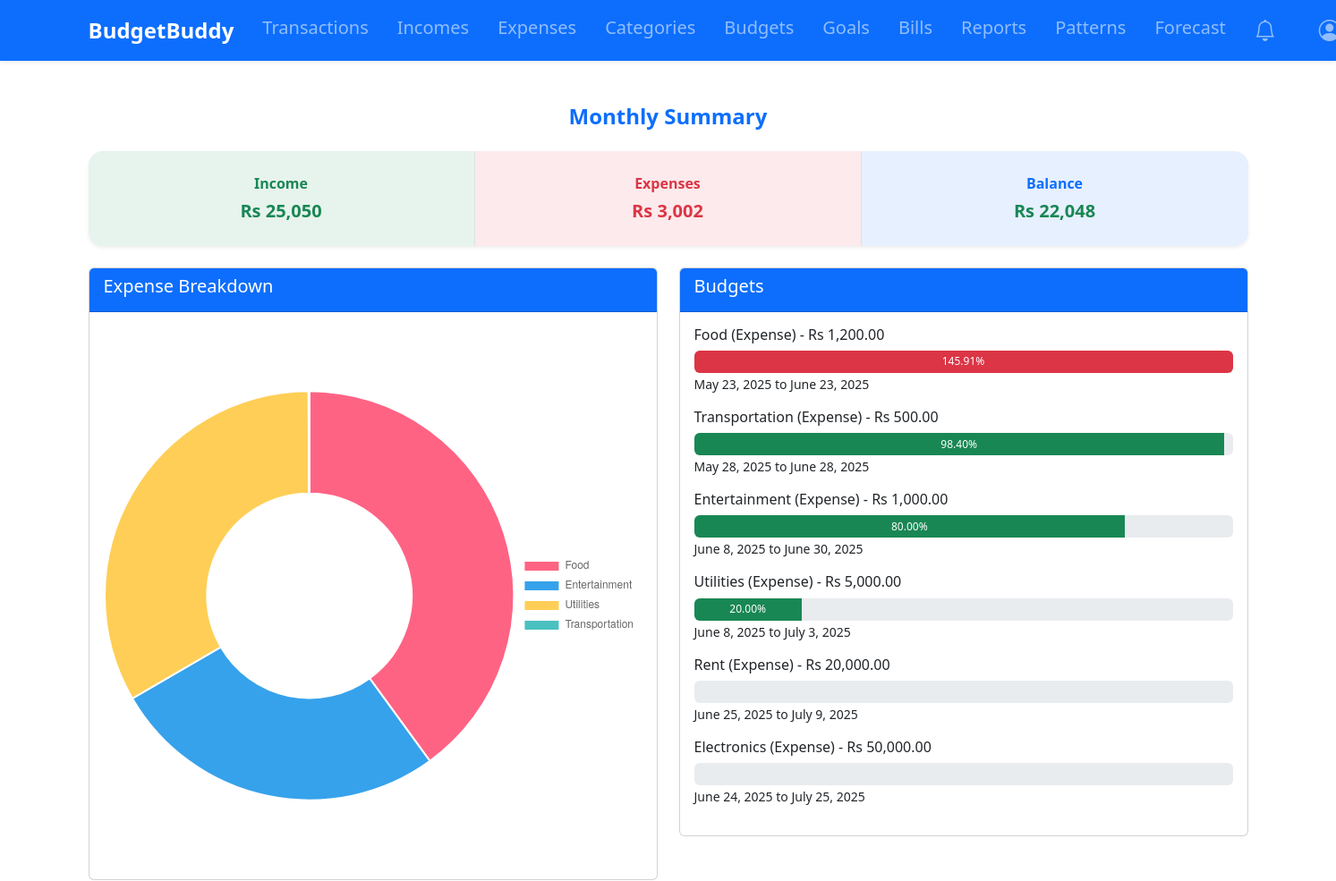
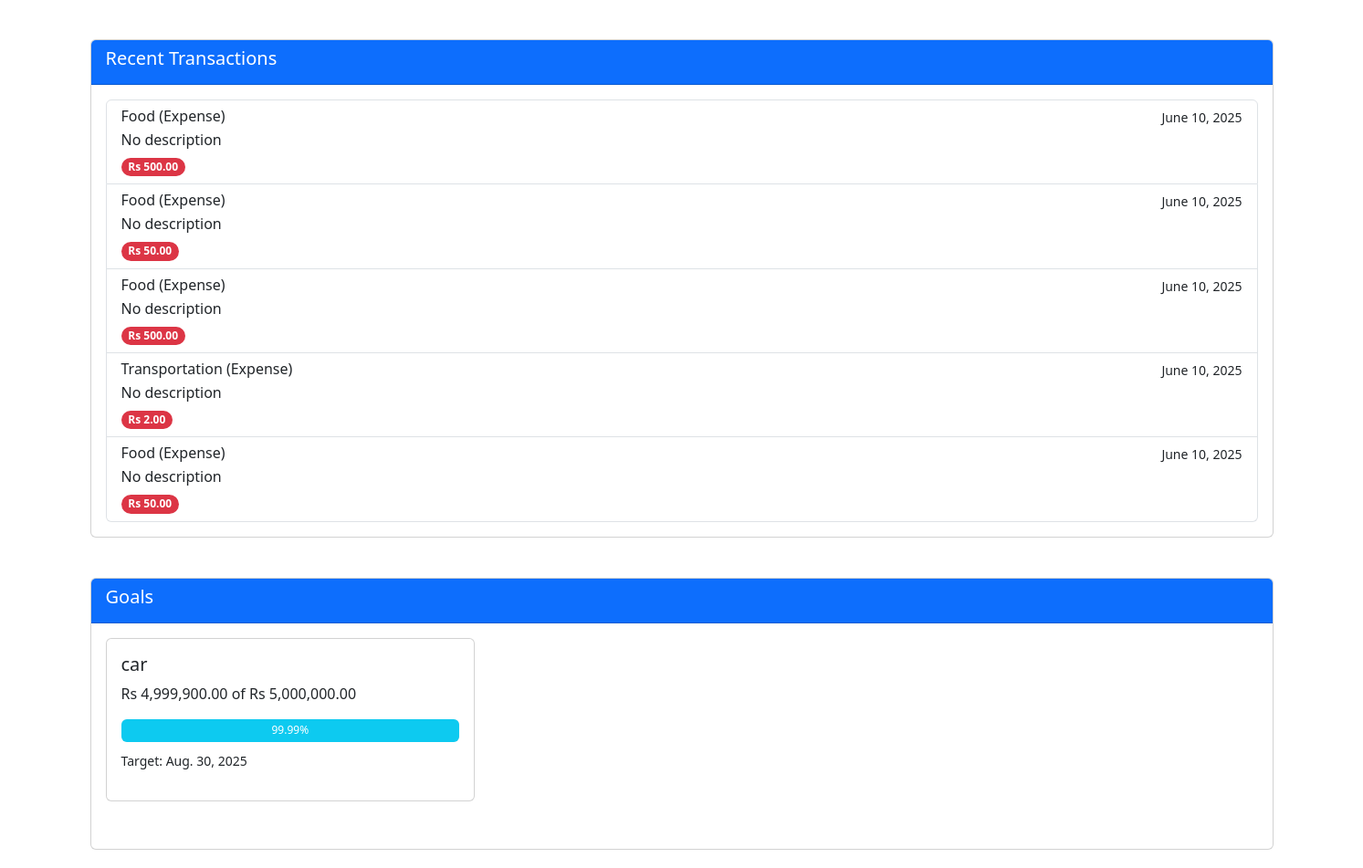
The app's page / (signed in) with its own data (2 pictures, top to bottom).
### tracker/models.py (models this page shows, shortened)
class Budget(models.Model):
    user = models.ForeignKey(User, on_delete=models.CASCADE)
    category = models.ForeignKey(Category, on_delete=models.CASCADE)
    amount = models.DecimalField(max_digits=10, decimal_places=2, validators=[MinValueValidator(0.01)])
    start_date = models.DateField()
    end_date = models.DateField()
    def progress(self):
        expenses = Transaction.objects.filter(
            user=self.user,
            category=self.category,
            date__gte=self.start_date,
            date__lte=self.end_date
        ).aggregate(total=models.Sum('amount'))['total'] or 0
        return (expenses / self.amount) * 100 if self.amount else 0

class Category(models.Model):
    name = models.CharField(max_length=100)
    user = models.ForeignKey(User, on_delete=models.CASCADE)
    CATEGORY_TYPES = [
        ('IN', 'Income'),
        ('EX', 'Expense'),
    ]
    category_type = models.CharField(max_length=2, choices=CATEGORY_TYPES)
    def __str__(self):
        return f"{self.name} ({self.get_category_type_display()})"

class Transaction(models.Model):
    user = models.ForeignKey(User, on_delete=models.CASCADE)
    amount = models.DecimalField(max_digits=10, decimal_places=2, validators=[MinValueValidator(0.01)])
    category = models.ForeignKey(Category, on_delete=models.CASCADE)
    date = models.DateField(default=timezone.now)
    description = models.TextField(blank=True, null=True)

class Goal(models.Model):
    user = models.ForeignKey(User, on_delete=models.CASCADE)
    name = models.CharField(max_length=100)
    target_amount = models.DecimalField(max_digits=10, decimal_places=2, validators=[MinValueValidator(0.01)])
    current_amount = models.DecimalField(max_digits=10, decimal_places=2, default=0)
    target_date = models.DateField()
    completed = models.BooleanField(default=False)
    created_at = models.DateTimeField(auto_now_add=True)
    def progress(self):
        return (self.current_amount / self.target_amount) * 100 if self.target_amount else 0

### tracker/views.py (the view)
# urls.py: path('', views.dashboard, name='dashboard'),
@login_required
def dashboard(request):
    recent_transactions = Transaction.objects.filter(user=request.user).order_by('-date')[:5]
    budgets = Budget.objects.filter(user=request.user, end_date__gte=timezone.now())
    goals = Goal.objects.filter(user=request.user, completed=False)
    today = timezone.now()
    month_start = today.replace(day=1)
    month_end = month_start + timedelta(days=32)
    month_end = month_end.replace(day=1) - timedelta(days=1)
    income = Transaction.objects.filter(
        user=request.user,
        category__category_type='IN',
        date__gte=month_start,
        date__lte=month_end
    ).aggregate(total=Sum('amount'))['total'] or 0
    expenses = Transaction.objects.filter(
        user=request.user,
        category__category_type='EX',
        date__gte=month_start,
        date__lte=month_end
    ).aggregate(total=Sum('amount'))['total'] or 0
    savings = income - expenses
    expense_categories = Category.objects.filter(user=request.user, category_type='EX')
    expense_data = []
    for category in expense_categories:
        total = Transaction.objects.filter(
            user=request.user,
            category=category,
            date__gte=month_start,
            date__lte=month_end
        ).aggregate(total=Sum('amount'))['total'] or 0
        if total > 0:
            expense_data.append({
                'category': category.name,
                'amount': float(total)
            })
    context = {
        'recent_transactions': recent_transactions,
        'budgets': budgets,
        'goals': goals,
        'income': income,
        'expenses': expenses,
        'savings': savings,
        'expense_data': json.dumps(expense_data),
    }
    return render(request, 'tracker/dashboard.html', context)

### templates/tracker/dashboard.html (shortened to what this page needs)
{% extends 'base.html' %}
{% load humanize %}
{% block content %}
<div class="container py-4">
    <div class="text-center mb-4">
        <h4 class="fw-bold text-primary"> Monthly Summary</h4>
    </div>
    <div class="row justify-content-center text-center overflow-hidden rounded-4 shadow-sm">
        <div class="col-4 bg-success bg-opacity-10 py-4 border-end">
            <div class="text-success fw-semibold mb-1">Income</div>
            <div class="text-success fw-bold fs-5">Rs {{ income|intcomma }}</div>
        </div>
        <div class="col-4 bg-danger bg-opacity-10 py-4 border-end">
            <div class="text-danger fw-semibold mb-1">Expenses</div>
            <div class="text-danger fw-bold fs-5">Rs {{ expenses|intcomma }}</div>
        </div>
        <div class="col-4 bg-primary bg-opacity-10 py-4">
            <div class="text-primary fw-semibold mb-1">Balance</div>
            <div class="fw-bold fs-5 text-{% if savings >= 0 %}success{% else %}danger{% endif %}">
                Rs {{ savings|intcomma }}
            </div>
        </div>
    </div>
</div>
<div class="row">
    <div class="col-md-6">
        <div class="card">
            <div class="card-header bg-primary text-white">
                <h5 class="card-title">Expense Breakdown</h5>
            </div>
            <div class="card-body">
                <canvas id="expenseChart"></canvas>
            </div>
        </div>
    </div>
    <div class="col-md-6">
        <div class="card">
            <div class="card-header bg-primary text-white">
                <h5 class="card-title">Budgets</h5>
            </div>
            <div class="card-body">
                {% for budget in budgets %}
                <div class="mb-3">
                    <h6>{{ budget.category }} - Rs {{ budget.amount|intcomma }}</h6>
                    <div class="progress">
                        <div class="progress-bar {% if budget.progress > 100 %}bg-danger{% else %}bg-success{% endif %}"
                             role="progressbar"
                             style="width: {{ budget.progress }}%"
                             aria-valuenow="{{ budget.progress }}"
                             aria-valuemin="0"
                             aria-valuemax="100">
                            {{ budget.progress|stringformat:"0.3f"|slice:":-1" }}%
                        </div>
                    </div>
                    <small>{{ budget.start_date }} to {{ budget.end_date }}</small>
                </div>
                {% empty %}
                <p>No budgets set up yet.</p>
                {% endfor %}
            </div>
        </div>
    </div>
</div>
<div class="row mt-4">
    <div class="col-12">
        <div class="card">
            <div class="card-header bg-primary text-white">
                <h5 class="card-title">Recent Transactions</h5>
            </div>
            <div class="card-body">
                <div class="list-group">
                    {% for transaction in recent_transactions %}
                    <div class="list-group-item">
                        <div class="d-flex w-100 justify-content-between">
                            <h6 class="mb-1">{{ transaction.category }}</h6>
                            <small>{{ transaction.date }}</small>
                        </div>
                        <p class="mb-1">{{ transaction.description|default:"No description" }}</p>
                        <span class="badge bg-{% if transaction.category.category_type == 'IN' %}success{% else %}danger{% endif %} rounded-pill">
                            Rs {{ transaction.amount|intcomma }}
                        </span>
                    </div>
                    {% empty %}
                    <div class="list-group-item">
                        No transactions yet.
                    </div>
                    {% endfor %}
                </div>
            </div>
        </div>
    </div>
</div>
<div class="row mt-4">
    <div class="col-12">
        <div class="card">
            <div class="card-header bg-primary text-white">
                <h5 class="card-title">Goals</h5>
            </div>
            <div class="card-body">
                <div class="row">
                    {% for goal in goals %}
                    <div class="col-md-4 mb-3">
                        <div class="card">
                            <div class="card-body">
                                <h5 class="card-title">{{ goal.name }}</h5>
                                <p class="card-text">Rs {{ goal.current_amount|intcomma }} of Rs {{ goal.target_amount|intcomma }}</p>
                                <div class="progress">
                                    <div class="progress-bar bg-info"
                                         role="progressbar"
                                         style="width: {{ goal.progress }}%"
                                         aria-valuenow="{{ goal.progress }}"
                                         aria-valuemin="0"
                                         aria-valuemax="100">
                                       {{ goal.progress|stringformat:"0.3f"|slice:":-1" }}%
                                    </div>
                                </div>
                                <p class="mt-2"><small>Target: {{ goal.target_date }}</small></p>
                            </div>
                        </div>
                    </div>
                    {% empty %}
                    <div class="col-12">
                        <p>No goals set up yet.</p>
                    </div>
                    {% endfor %}
                </div>
            </div>
        </div>
    </div>
</div>
{% endblock %}
{% block extra_js %}
<script>
    const expenseData = {{ expense_data|safe }};
    const ctx = document.getElementById('expenseChart').getContext('2d');
    const expenseChart = new Chart(ctx, {
        type: 'doughnut',
        data: {
            labels: expenseData.map(item => item.category),
            datasets: [{
                data: expenseData.map(item => item.amount),
                backgroundColor: [
                    '#FF6384', '#36A2EB', '#FFCE56', '#4BC0C0', '#9966FF',
                    '#FF9F40', '#8AC249', '#EA5F89', '#00BFFF', '#FFD700'
                ],
            }]
        },
        options: {
            responsive: true,
            plugins: {
                legend: {
                    position: 'right',
                },
                tooltip: {
                    callbacks: {
                        label: function(context) {
                            let label = context.label || '';
                            if (label) {
                                label += ': ';
                            }
                            label += 'Rs ' + context.raw.toFixed(2);
                            return label;
                        }
                    }
                }
            }
        }
    });
</script>
{% endblock %}

### templates/base.html (shortened to what this page needs)
{% load static %}
<!DOCTYPE html>
<html lang="en">
<head>
    <link href="https://cdn.jsdelivr.net/npm/bootstrap@5.3.0/dist/css/bootstrap.min.css" rel="stylesheet">
    <link rel="stylesheet" href="https://cdn.jsdelivr.net/npm/bootstrap-icons@1.10.0/font/bootstrap-icons.css">
</head>
<body>
    <nav class="navbar navbar-expand-lg navbar-dark bg-primary shadow-sm">
    <div class="container">
        <a class="navbar-brand fw-bold fs-4" href="{% url 'dashboard' %}">BudgetBuddy</a>
        <div class="collapse navbar-collapse" id="navbarNav">
        <ul class="navbar-nav me-auto mb-2 mb-lg-0">
            <li class="nav-item">
                <a class="nav-link fs-5 py-2 px-3 {% if request.resolver_match.url_name == 'transactions' %}active{% endif %}"
                    href="{% url 'transactions' %}" aria-current="{% if request.resolver_match.url_name == 'transactions' %}page{% endif %}">
                    Transactions
                </a>
            </li>
            <li class="nav-item">
                <a class="nav-link fs-5 py-2 px-3 {% if request.resolver_match.url_name == 'incomes' %}active{% endif %}"
                    href="{% url 'incomes' %}" aria-current="{% if request.resolver_match.url_name == 'incomes' %}page{% endif %}">
                    Incomes
                </a>
            </li>
            <li class="nav-item">
                <a class="nav-link fs-5 py-2 px-3 {% if request.resolver_match.url_name == 'expenses' %}active{% endif %}"
                    href="{% url 'expenses' %}" aria-current="{% if request.resolver_match.url_name == 'expenses' %}page{% endif %}">
                    Expenses
                </a>
            </li>
            <li class="nav-item">
                <a class="nav-link fs-5 py-2 px-3 {% if request.resolver_match.url_name == 'categories' %}active{% endif %}"
                    href="{% url 'categories' %}" aria-current="{% if request.resolver_match.url_name == 'categories' %}page{% endif %}">
                    Categories
                </a>
            </li>
            <li class="nav-item">
                <a class="nav-link fs-5 py-2 px-3 {% if request.resolver_match.url_name == 'budgets' %}active{% endif %}"
                    href="{% url 'budgets' %}" aria-current="{% if request.resolver_match.url_name == 'budgets' %}page{% endif %}">
                    Budgets
                </a>
            </li>
            <li class="nav-item">
                <a class="nav-link fs-5 py-2 px-3 {% if request.resolver_match.url_name == 'goals' %}active{% endif %}"
                    href="{% url 'goals' %}" aria-current="{% if request.resolver_match.url_name == 'goals' %}page{% endif %}">
                    Goals
                </a>
            </li>
            <li class="nav-item">
                <a class="nav-link fs-5 py-2 px-3 {% if request.resolver_match.url_name == 'bill_list' %}active{% endif %}"
                    href="{% url 'bill_list' %}" aria-current="{% if request.resolver_match.url_name == 'bill_list' %}page{% endif %}">
                    Bills
                </a>
            </li>
            <li class="nav-item">
                <a class="nav-link d-flex align-items-center fs-5 py-2 px-3 {% if request.resolver_match.url_name == 'reports' %}active{% endif %}"
                    href="{% url 'reports' %}" aria-current="{% if request.resolver_match.url_name == 'reports' %}page{% endif %}">
                    Reports
                </a>
            </li>
            <li class="nav-item">
                <a class="nav-link fs-5 py-2 px-3 {% if request.resolver_match.url_name == 'spending_patterns' %}active{% endif %}"
                    href="{% url 'spending_patterns' %}" aria-current="{% if request.resolver_match.url_name == 'spending_patterns' %}page{% endif %}">
                    Patterns
                </a>
            </li>
            <li class="nav-item">
                <a class="nav-link fs-5 py-2 px-3 {% if request.resolver_match.url_name == 'expense_forecast' %}active{% endif %}"
                    href="{% url 'expense_forecast' %}" aria-current="{% if request.resolver_match.url_name == 'expense_forecast' %}page{% endif %}">
                    Forecast
                </a>
            </li>
            <li class="nav-item position-relative">
            <a class="nav-link fs-5 py-2 px-3 {% if request.resolver_match.url_name == 'notifications' %}active{% endif %}" href="{% url 'notifications' %}" aria-label="Notifications">
                <i class="bi bi-bell fs-4" aria-hidden="true"></i>
            </a>
            </li>
        </ul>
        <ul class="navbar-nav ms-3">
            <li class="nav-item dropdown">
            <a class="nav-link dropdown-toggle fs-5 py-2 px-3" href="#" id="userDropdown" role="button" data-bs-toggle="dropdown" aria-expanded="false">
                <i class="bi bi-person-circle fs-4 me-1"></i>
            </a>
            </li>
        </ul>
        </div>
    </div>
    </nav>
    <div class="container mt-4">
        {% block content %}{% endblock %}
    </div>
    {% block extra_js %}{% endblock %}
</body>
</html>

### records on screen
Budget: category "Food (Expense)", amount "1,200.00", progress "145.91", start_date "May 23, 2025", end_date "June 23, 2025"
Budget: category "Transportation (Expense)", amount "500.00", progress "98.40", start_date "May 28, 2025", end_date "June 28, 2025"
Budget: category "Entertainment (Expense)", amount "1,000.00", progress "80.00", start_date "June 8, 2025", end_date "June 30, 2025"
Budget: category "Utilities (Expense)", amount "5,000.00", progress "20.00", start_date "June 8, 2025", end_date "July 3, 2025"
Budget: category "Rent (Expense)", amount "20,000.00", start_date "June 25, 2025", end_date "July 9, 2025"
Budget: category "Electronics (Expense)", amount "50,000.00", start_date "June 24, 2025", end_date "July 25, 2025"
Goal: name "car", current_amount "4,999,900.00", target_amount "5,000,000.00", progress "99.99", target_date "Aug. 30, 2025"

### other values on screen
{{ income|intcomma }} "25,050"
{{ expenses|intcomma }} "3,002"
{{ savings|intcomma }} "22,048"
chart data {{ expense_data|safe }} [{"category": "Food", "amount": 1200.0}, {"category": "Entertainment", "amount": 800.0}, {"category": "Utilities", "amount": 1000.0}, {"category": "Transportation", "amount": 2.0}]
